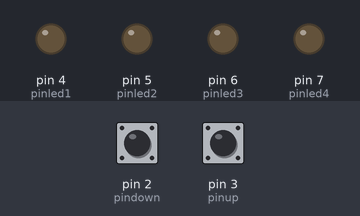
Bench run of a sketch on a simulated Arduino Uno, built with avr-gcc and run on an emulated ATmega328P. Shown: output pins drawn as LEDs (lit = HIGH). Inputs (shaded band) come from the test bench; at power-on: pin 3 (pinup) LOW, pin 2 (pindown) LOW.

Above: at 1.2 s.
1.3 s: pin 3 (pinup) pulled HIGH for 0.15 s
At 2.1 s:
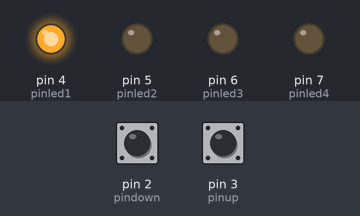
4.4 s: pin 2 (pindown) pulled HIGH for 0.15 s
At 5.3 s:
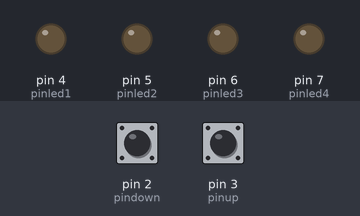
6.0 s: pin 3 (pinup) pulled HIGH for 1 s
At 8.24 s:
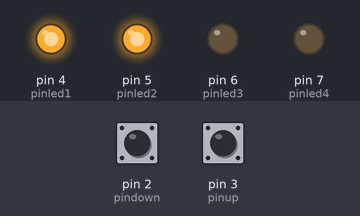
10.0 s: pin 2 (pindown) pulled HIGH for 1 s
At 10.5 s:
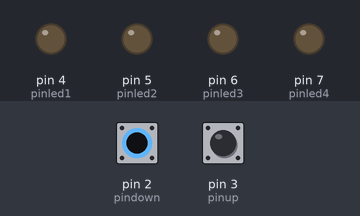
Timing chart, 0 to 13.0 s (numbered marks = the images above; inputs shaded):
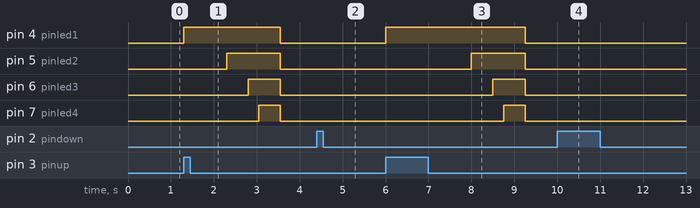

The sketch:

acenderled_ativ4_dificilREVISAR.ino
```cpp
const int pinup = 3;
const int pindown = 2;
const int pinled1 = 4;
const int pinled2 = 5;
const int pinled3 = 6;
const int pinled4 = 7;
bool but0 = false;
bool but1 = false;
int estado = 0;
unsigned long tempoAnt = 0;

void setup() {
  pinMode(pinled1, OUTPUT);
  pinMode(pinled2, OUTPUT);
  pinMode(pinled3, OUTPUT);
  pinMode(pinled4, OUTPUT);
  pinMode(pinup, INPUT);
  pinMode(pindown, INPUT);
}

void loop() {
  but0 = digitalRead(pinup);
  but1 = digitalRead(pindown);
  if (but0 == 1){
    if (estado == 0){
      tempoAnt = millis();       //tenta se lembrar da lógica disso tb, e pq declarei o tempoAnt aq
    }
    estado = 1;
  }
  unsigned long tempoAtual = millis();            //depois explicar pq declarei o tempoAtual aqui, pq reseta o tempoAnt a cada case, e pq
                                                  // o if pra ir pro 0 está fora do switch, TENTA RESOLVER O PROBLEMA DO ZERO DNV, N FICA SO OLHANDO
  switch(estado){
    case 0:
    digitalWrite(pinled1, 0);
    digitalWrite(pinled2, 0);
    digitalWrite(pinled3, 0);
    digitalWrite(pinled4, 0);
    break;

    case 1:
    digitalWrite(pinled1, 1);
    if (tempoAtual - tempoAnt >= 1000){
      tempoAnt = millis();
      estado = 2;
    }
    break;

    case 2:
      digitalWrite(pinled2, 1);
      if (tempoAtual - tempoAnt >= 500){
        tempoAnt = millis();
        estado = 3;
      }
      break;

    case 3:
    digitalWrite(pinled3, 1);
      if (tempoAtual - tempoAnt >= 250){
        tempoAnt = millis();
        estado = 4;
      }
      break;

    case 4:
    digitalWrite(pinled4, 1);
      if (tempoAtual - tempoAnt >= 500){
        tempoAnt = millis();
        estado = 5;
      }
      break;

    case 5:
    digitalWrite(pinled1, 0);
    digitalWrite(pinled2, 0);
    digitalWrite(pinled3, 0);
    digitalWrite(pinled4, 0);
    if (tempoAtual - tempoAnt >= 1000){
      tempoAnt = millis();
      estado = 1;
    }
  }
  if (but1 == 1){
    estado = 0; }
}
```

Measured:
- after the input at 1.3 s, pin 4 (pinled1): LOW → HIGH at once, → LOW 2.2 s later; pin 5 (pinled2): LOW → HIGH after 1.0 s, → LOW 1.2 s later; pin 6 (pinled3): LOW → HIGH after 1.5 s, → LOW 0.75 s later; pin 7 (pinled4): LOW → HIGH after 1.7 s, → LOW 0.50 s later
- after the input at 4.4 s, pin 4 (pinled1): stays LOW (without the input it goes to HIGH after 0.15 s); pin 5 (pinled2): stays LOW (without the input it goes to HIGH after 1.1 s)
- after the input at 6.0 s, pin 4 (pinled1): LOW → HIGH at once, → LOW 3.2 s later; pin 5 (pinled2): LOW → HIGH after 2.0 s, → LOW 1.3 s later; pin 6 (pinled3): LOW → HIGH after 2.5 s, → LOW 0.75 s later; pin 7 (pinled4): LOW → HIGH after 2.7 s, → LOW 0.50 s later
- after the input at 10.0 s, pin 4 (pinled1): stays LOW (without the input it goes to HIGH after 0.25 s); pin 5 (pinled2): stays LOW (without the input it goes to HIGH after 1.2 s); pin 6 (pinled3): stays LOW (without the input it goes to HIGH after 1.7 s); pin 7 (pinled4): stays LOW (without the input it goes to HIGH after 2.0 s)
